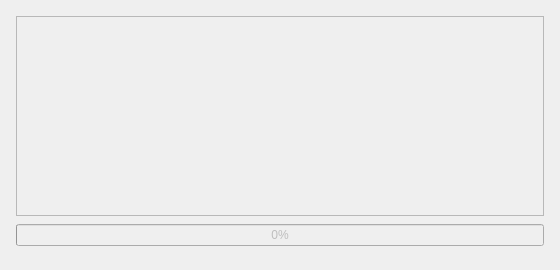
<?xml version="1.0" encoding="UTF-8"?>
<ui version="4.0">
 <class>Dialog</class>
 <widget class="QDialog" name="Dialog">
  <property name="geometry">
   <rect>
    <x>0</x>
    <y>0</y>
    <width>560</width>
    <height>270</height>
   </rect>
  </property>
  <property name="minimumSize">
   <size>
    <width>560</width>
    <height>100</height>
   </size>
  </property>
  <property name="windowTitle">
   <string>%s: Initialize Effect</string>
  </property>
  <layout class="QVBoxLayout" name="verticalLayout">
   <property name="leftMargin">
    <number>16</number>
   </property>
   <property name="topMargin">
    <number>16</number>
   </property>
   <property name="rightMargin">
    <number>16</number>
   </property>
   <property name="bottomMargin">
    <number>16</number>
   </property>
   <property name="spacing">
    <number>8</number>
   </property>
   <item>
    <widget class="QScrollArea" name="scrollArea">
     <property name="widgetResizable">
      <bool>true</bool>
     </property>
     <widget class="QWidget" name="scrollAreaWidgetContents">
      <property name="geometry">
       <rect>
        <x>0</x>
        <y>0</y>
        <width>540</width>
        <height>160</height>
       </rect>
      </property>
      <property name="sizePolicy">
       <sizepolicy hsizetype="Expanding" vsizetype="Expanding">
        <horstretch>0</horstretch>
        <verstretch>0</verstretch>
       </sizepolicy>
      </property>
      <layout class="QFormLayout" name="formLayout"/>
     </widget>
    </widget>
   </item>
   <item>
    <widget class="QProgressBar" name="progressBar">
     <property name="enabled">
      <bool>false</bool>
     </property>
     <property name="value">
      <number>0</number>
     </property>
    </widget>
   </item>
   <item>
    <widget class="QDialogButtonBox" name="buttonBox">
     <property name="orientation">
      <enum>Qt::Horizontal</enum>
     </property>
     <property name="standardButtons">
      <set>QDialogButtonBox::NoButton</set>
     </property>
    </widget>
   </item>
  </layout>
 </widget>
 <resources/>
 <connections>
  <connection>
   <sender>buttonBox</sender>
   <signal>accepted()</signal>
   <receiver>Dialog</receiver>
   <slot>accept()</slot>
   <hints>
    <hint type="sourcelabel">
     <x>248</x>
     <y>254</y>
    </hint>
    <hint type="destinationlabel">
     <x>157</x>
     <y>274</y>
    </hint>
   </hints>
  </connection>
  <connection>
   <sender>buttonBox</sender>
   <signal>rejected()</signal>
   <receiver>Dialog</receiver>
   <slot>reject()</slot>
   <hints>
    <hint type="sourcelabel">
     <x>316</x>
     <y>260</y>
    </hint>
    <hint type="destinationlabel">
     <x>286</x>
     <y>274</y>
    </hint>
   </hints>
  </connection>
 </connections>
</ui>
